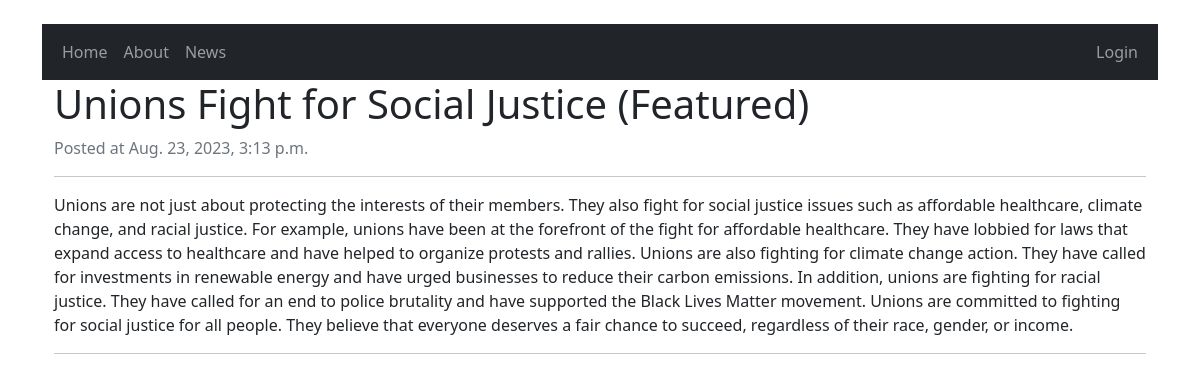
Screenshot of /post-4/ with the database file from the repository.
### blog/models.py (models this page shows, shortened)
class Post(models.Model):
    title = models.CharField(max_length=200)
    content = models.TextField()
    created_at = models.DateTimeField(auto_now_add=True)
    featured = models.BooleanField(default=False)
    slug = models.SlugField(null=False, unique=True, default=None)

### blog/views.py (the view)
# urls.py: path('<slug:slug>/', views.post_detail, name="post_detail"),
def post_detail(request, slug):
    post = Post.objects.get(slug=slug)
    context = {'post': post}
    return render(request, 'blog/post_detail.html', context=context)

### templates/blog/post_detail.html
{% extends 'blog/base.html' %}
{% block content %}
    <h1 class="title">{{ post.title }}</h1>
    <small class="card-text text-muted h6">Posted at {{ post.created_at }}</small>
    <hr>
    <p>{{ post.content }}</p>
    <hr>
{% endblock %}

### rows the page displays
Post: title "Unions Fight for Social Justice (Featured)", created_at "Aug. 23, 2023, 3:13 p.m.", content "Unions are not just about protecting the interests of their members. They also fight for social justice issues such as affordable healthcare, climate change, and racial justice. For example, unions have been at the forefront of the fight for affordable healthcare. They have lobbied for laws that expand access to healthcare and have helped to organize protests and rallies. Unions are also fighting for climate change action. They have called for investments in renewable energy and have urged businesses to reduce their carbon emissions. In addition, unions are fighting for racial justice. They have called for an end to police brutality and have supported the Black Lives Matter movement. Unions…"
